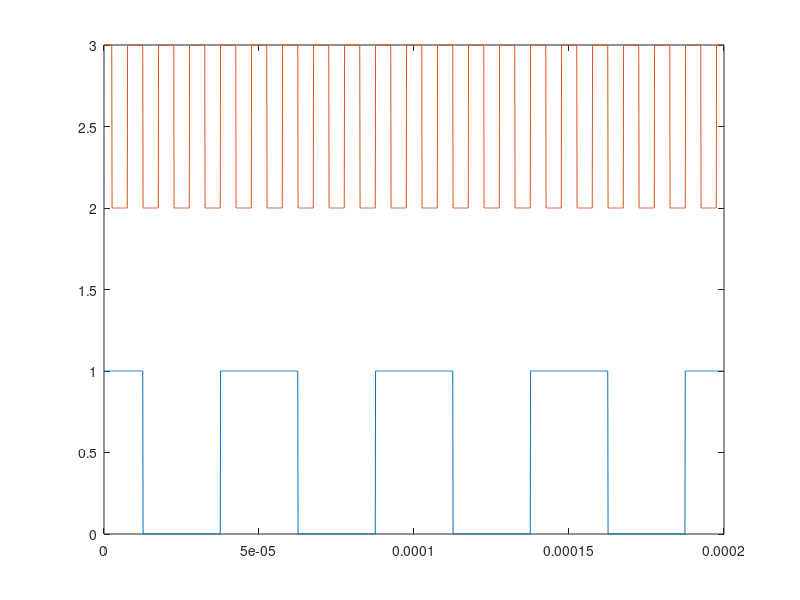
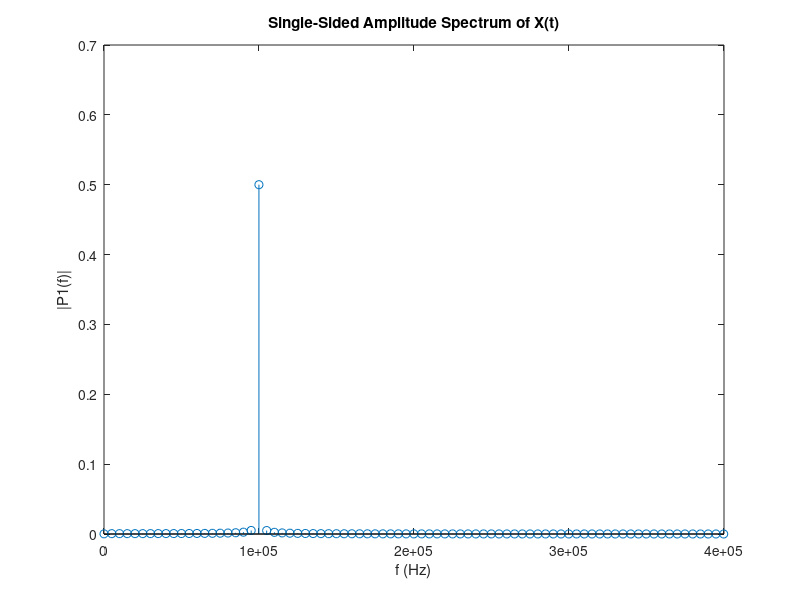

MATLAB code to generate these figures, in order:
sample_time=1e-7;

fs1=20e3;
fs2=100e3;

% fl=(fs2-fs1)/4;
% fh= (fs2+fs1)/2;

time=0:sample_time:4/(fs1);

Afs1=0.4;
Afs2=0.5;

Mfs1= Afs1*cos(2*pi*fs1*time);
Mfs2=Afs2*cos(2*pi*fs2*time);

Sfs1=int8(Mfs1>0==1);
Sfs2=int8(Mfs2>0==1);

plot(time,Sfs1);
hold on;
plot(time,Sfs2+2);

Sfsd=Sfs1.*Sfs2;
%%
figure();
plot(time,Sfsd)
%%
A=Sfsd;
Fs= 1/sample_time;
Y = fft(A);
L=length(A);
P2 = abs(Y/L);
P1 = P2(1:L/2+1);
P1(2:end-1) = 2*P1(2:end-1);

f = Fs*(0:(L/2))/L;
stem(f,P1) 
title("Single-Sided Amplitude Spectrum of X(t)")
xlabel("f (Hz)")
ylabel("|P1(f)|")
xlim([0 200e3])


%%






Mfsd=Mfs1+Mfs2;

plot(time,Mfsd);
%%

A=Mfs2;
Fs= 1/sample_time;
Y = fft(A);
L=length(A);
P2 = abs(Y/L);
P1 = P2(1:L/2+1);
P1(2:end-1) = 2*P1(2:end-1);

f = Fs*(0:(L/2))/L;
stem(f,P1) 
title("Single-Sided Amplitude Spectrum of X(t)")
xlabel("f (Hz)")
ylabel("|P1(f)|")
xlim([0 400e3])
